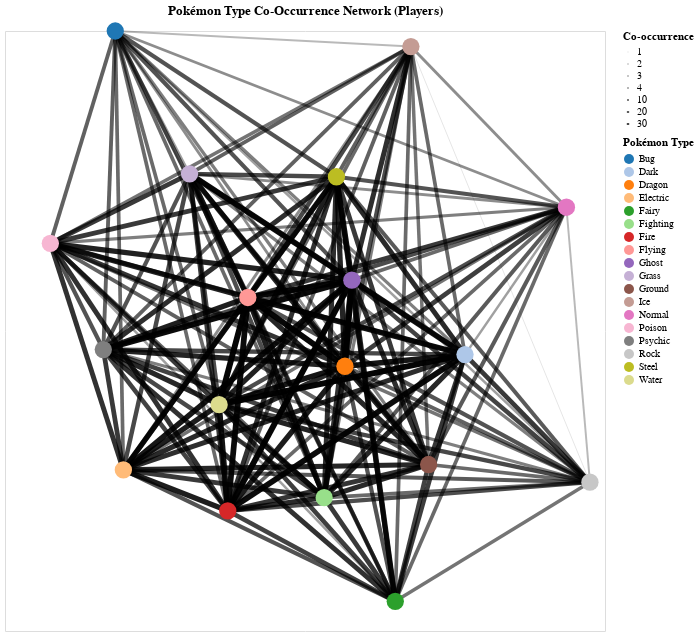

Notebook code cell kept with this figure:
### Code cell
# Create the types DataFrame
valid_types = player_df[['Type 1', 'Type 2']].stack().unique()

# Filter out "No Type" or NaN entries
valid_types = valid_types[valid_types != "No Type"]
valid_types = valid_types[~pd.isna(valid_types)]

types = pd.DataFrame({
    'type': valid_types,
    'id': range(len(valid_types))
})

# Initialize edges list
edges = []

# Loop through each trainer
for trainer, group in player_df.groupby('Trainer'):
    team_types = group[['Type 1', 'Type 2']].values.flatten()
    team_types = team_types[~pd.isna(team_types)]

    for type1, type2 in combinations(team_types, 2):
        edge = tuple(sorted([type1, type2]))
        if "No Type" not in edge:
            edges.append(edge)

# Create a DataFrame of edges with their weights
edges_df = pd.DataFrame(edges, columns=['source', 'target'])
edges_count = edges_df.groupby(['source', 'target']).size().reset_index(name='weight')

# Create the types DataFrame with positions for each type
types = pd.DataFrame({
    'type': valid_types,
    'id': range(len(valid_types)),
    'x': range(len(valid_types)),
    'y': [0] * len(valid_types)
})

# Merge the edges count with the types DataFrame to get positions
edges_count[['source', 'target']] = pd.DataFrame(edges_count[['source', 'target']].values, columns=['source', 'target'])
edges_df = edges_count.merge(types, left_on='source', right_on='type', how='left')
edges_df = edges_df.merge(types, left_on='target', right_on='type', how='left', suffixes=('_x', '_y'))

# Create a networkx graph to use spring_layout
G = nx.Graph()

# Add nodes and edges to the graph
for _, row in edges_df.iterrows():
    G.add_node(row['source'])
    G.add_node(row['target'])
    G.add_edge(row['source'], row['target'], weight=row['weight'])

# Calculate positions using spring_layout
pos = nx.spring_layout(G, seed=42)

# Update types DataFrame with calculated positions
types['x'] = types['type'].map(lambda t: pos.get(t, [None, None])[0])
types['y'] = types['type'].map(lambda t: pos.get(t, [None, None])[1])

# Create Altair chart for edges (with correct positions)
edges_df['x_x'] = edges_df['source'].map(lambda t: pos.get(t, [None, None])[0])
edges_df['y_x'] = edges_df['source'].map(lambda t: pos.get(t, [None, None])[1])
edges_df['x_y'] = edges_df['target'].map(lambda t: pos.get(t, [None, None])[0])
edges_df['y_y'] = edges_df['target'].map(lambda t: pos.get(t, [None, None])[1])

# Create Altair chart for edges
edge_chart = alt.Chart(edges_df).mark_line(color='black').encode(
    x='x_x:Q',
    y='y_x:Q',
    x2='x_y:Q',
    y2='y_y:Q',
    size=alt.Size('weight:Q', scale=alt.Scale(type='log', range=[1, 6]), title='Co-occurrence'),
    opacity=alt.Opacity('weight:Q', scale=alt.Scale(type='log', domain=[edges_df['weight'].min(), edges_df['weight'].max()], range=[0.1, 1]), title='Co-occurrence'),
    tooltip=['source', 'target', 'weight']
)

# Create Altair chart for nodes
node_chart = alt.Chart(types).mark_point(filled=True, size=300).encode(
    x='x:Q',
    y='y:Q',
    opacity=alt.value(1),
    tooltip=['type'],
    color=alt.Color('type:N', scale=alt.Scale(scheme='category20'), title='Pokémon Type')
)

# Combine edge and node charts
network_chart = (edge_chart + node_chart).properties(
    width=600,
    height=600,
    title="Pokémon Type Co-Occurrence Network (Players)"
)

# Remove axes and display the chart
network_chart = network_chart.encode(
    x=alt.X('x:Q', axis=None),
    y=alt.Y('y:Q', axis=None)
)

network_chart

### Figure 1 — Vega-Lite specification as saved in the notebook (floating-point values rounded to 4 significant figures; data arrays with more than 128 entries replaced by an {"elided": "..."} marker saying what was removed)
{"config": {"view": {"continuousWidth": 300, "continuousHeight": 300}}, "layer": [{"data": {"name": "data-871bb0077bcb899b7f804172b0e2ec12"}, "mark": {"type": "line", "color": "black"}, "encoding": {"opacity": {"field": "weight", "scale": {"domain": [1, 37], "range": [0.1, 1], "type": "log"}, "title": "Co-occurrence", "type": "quantitative"}, "size": {"field": "weight", "scale": {"range": [1, 6], "type": "log"}, "title": "Co-occurrence", "type": "quantitative"}, "tooltip": [{"field": "source", "type": "nominal"}, {"field": "target", "type": "nominal"}, {"field": "weight", "type": "quantitative"}], "x": {"field": "x_x", "type": "quantitative"}, "x2": {"field": "x_y"}, "y": {"field": "y_x", "type": "quantitative"}, "y2": {"field": "y_y"}}}, {"data": {"name": "data-49dc8d8cfb17c87a6701f10d8a2e49d8"}, "mark": {"type": "point", "filled": true, "size": 300}, "encoding": {"color": {"field": "type", "scale": {"scheme": "category20"}, "title": "Pokémon Type", "type": "nominal"}, "opacity": {"value": 1}, "tooltip": [{"field": "type", "type": "nominal"}], "x": {"field": "x", "type": "quantitative"}, "y": {"field": "y", "type": "quantitative"}}}], "encoding": {"x": {"axis": null, "field": "x", "type": "quantitative"}, "y": {"axis": null, "field": "y", "type": "quantitative"}}, "height": 600, "title": "Pokémon Type Co-Occurrence Network (Players)", "width": 600, "$schema": "https://vega.github.io/schema/vega-lite/v5.20.1.json", "datasets": {"data-871bb0077bcb899b7f804172b0e2ec12": {"elided": "170 records"}, "data-49dc8d8cfb17c87a6701f10d8a2e49d8": [{"type": "Psychic", "id": 0, "x": -0.6723, "y": -0.06184}, {"type": "Electric", "id": 1, "x": -0.6054, "y": -0.463}, {"type": "Water", "id": 2, "x": -0.2863, "y": -0.2456}, {"type": "Ice", "id": 3, "x": 0.353, "y": 0.9481}, {"type": "Grass", "id": 4, "x": -0.3848, "y": 0.5238}, {"type": "Poison", "id": 5, "x": -0.8489, "y": 0.2922}, {"type": "Ghost", "id": 6, "x": 0.1561, "y": 0.1696}, {"type": "Steel", "id": 7, "x": 0.1047, "y": 0.5141}, {"type": "Fire", "id": 8, "x": -0.2575, "y": -0.5995}, {"type": "Flying", "id": 9, "x": -0.1906, "y": 0.1118}, {"type": "Ground", "id": 10, "x": 0.412, "y": -0.4451}, {"type": "Normal", "id": 11, "x": 0.8714, "y": 0.4125}, {"type": "Dragon", "id": 12, "x": 0.1331, "y": -0.1176}, {"type": "Dark", "id": 13, "x": 0.5334, "y": -0.07871}, {"type": "Bug", "id": 14, "x": -0.6325, "y": 1.0}, {"type": "Fighting", "id": 15, "x": 0.0639, "y": -0.5557}, {"type": "Rock", "id": 16, "x": 0.9497, "y": -0.504}, {"type": "Fairy", "id": 17, "x": 0.3009, "y": -0.901}]}}
